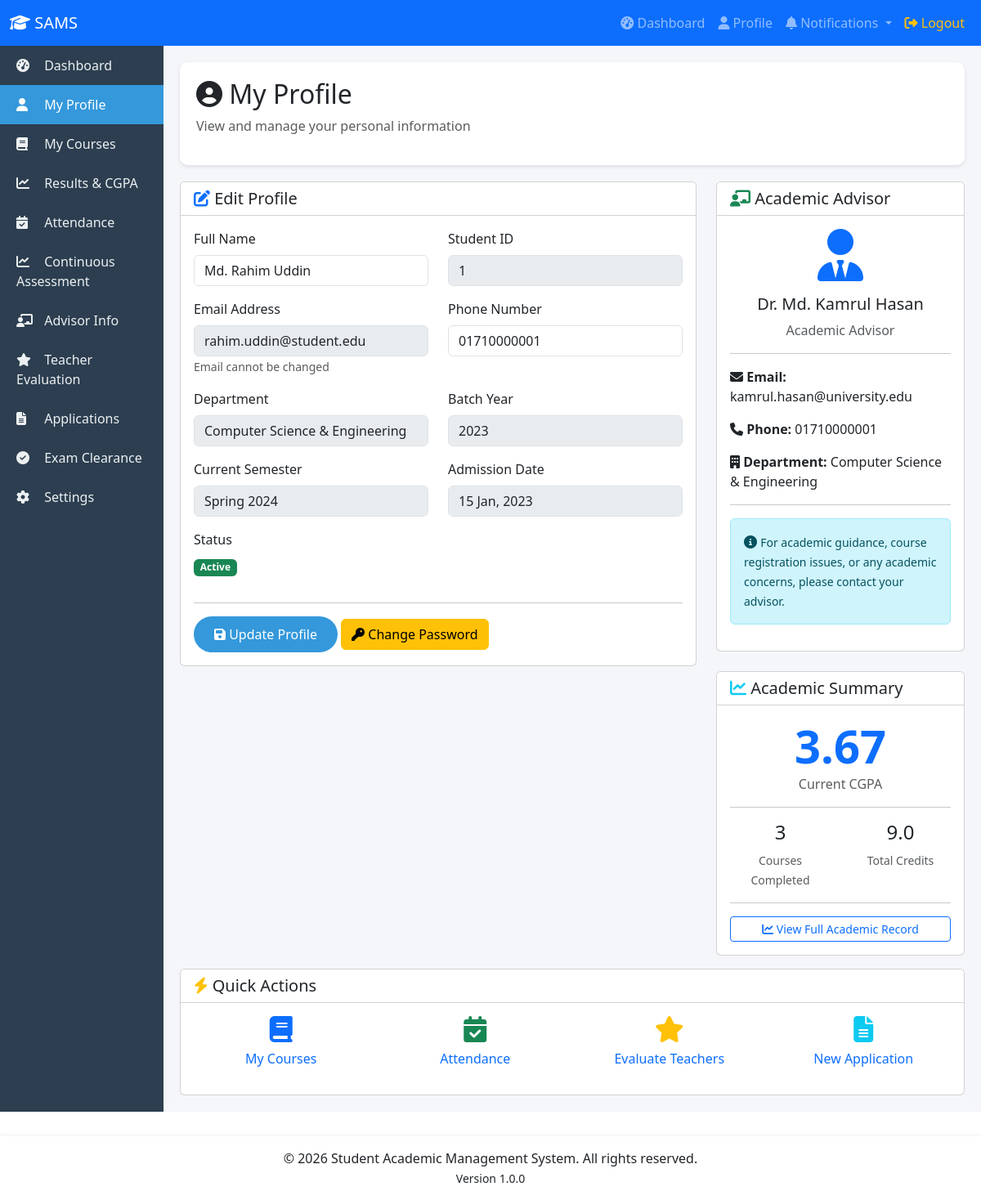
Screenshot of /student/profile.php (signed in) with the database file from the repository.
### tables this page shows
CREATE TABLE student (
    student_id INT AUTO_INCREMENT PRIMARY KEY,
    student_name VARCHAR(100) NOT NULL,
    email VARCHAR(100) UNIQUE NOT NULL,
    password_hash VARCHAR(255) NOT NULL,
    phone VARCHAR(20),
    department_id INT NOT NULL,
    advisor_id INT NOT NULL,
    batch INT,
    current_semester_id INT,
    admission_date DATE,
    status ENUM('active', 'graduated', 'suspended', 'withdrawn') DEFAULT 'active',
    created_at TIMESTAMP DEFAULT CURRENT_TIMESTAMP,
    updated_at TIMESTAMP DEFAULT CURRENT_TIMESTAMP ON UPDATE CURRENT_TIMESTAMP,
    FOREIGN KEY (department_id) REFERENCES department(department_id) ON DELETE RESTRICT ON UPDATE CASCADE,
    FOREIGN KEY (advisor_id) REFERENCES advisor(advisor_id) ON DELETE RESTRICT ON UPDATE CASCADE,
    FOREIGN KEY (current_semester_id) REFERENCES semester(semester_id) ON DELETE SET NULL ON UPDATE CASCADE,
    INDEX idx_student_email (email),
    INDEX idx_student_department (department_id),
    INDEX idx_student_advisor (advisor_id),
    INDEX idx_student_status (status)
);

CREATE TABLE department (
    department_id INT AUTO_INCREMENT PRIMARY KEY,
    department_name VARCHAR(100) NOT NULL,
    building VARCHAR(50),
    established_year YEAR,
    created_at TIMESTAMP DEFAULT CURRENT_TIMESTAMP,
    updated_at TIMESTAMP DEFAULT CURRENT_TIMESTAMP ON UPDATE CURRENT_TIMESTAMP
);

CREATE TABLE semester (
    semester_id INT AUTO_INCREMENT PRIMARY KEY,
    name VARCHAR(10) NOT NULL,
    year INT NOT NULL,
    is_current BOOLEAN DEFAULT FALSE,
    start_date DATE,
    end_date DATE,
    created_at TIMESTAMP DEFAULT CURRENT_TIMESTAMP,
    UNIQUE KEY unique_semester (name, year)
);

CREATE TABLE teacher (
    teacher_id INT AUTO_INCREMENT PRIMARY KEY,
    teacher_name VARCHAR(100) NOT NULL,
    email VARCHAR(100) UNIQUE NOT NULL,
    phone VARCHAR(20),
    designation VARCHAR(50),
    department_id INT NOT NULL,
    joining_date DATE,
    office_room VARCHAR(20),
    created_at TIMESTAMP DEFAULT CURRENT_TIMESTAMP,
    updated_at TIMESTAMP DEFAULT CURRENT_TIMESTAMP ON UPDATE CURRENT_TIMESTAMP,
    FOREIGN KEY (department_id) REFERENCES department(department_id) ON DELETE RESTRICT ON UPDATE CASCADE,
    INDEX idx_teacher_department (department_id),
    INDEX idx_teacher_email (email)
);

### config/database.php (called while the page is built, shortened)
<?php
class Database {
    private static $instance = null;
    private $pdo;
    private function __construct() {
        try {
            $this->pdo = new PDO(
                "mysql:host=" . DB_HOST . ";dbname=" . DB_NAME . ";charset=utf8mb4",
                DB_USER,
                DB_PASS,
                [
                    PDO::ATTR_ERRMODE => PDO::ERRMODE_EXCEPTION,
                    PDO::ATTR_DEFAULT_FETCH_MODE => PDO::FETCH_ASSOC,
                    PDO::ATTR_EMULATE_PREPARES => false
                ]
            );
        } catch(PDOException $e) {
            die("Database Connection Failed: " . $e->getMessage());
        }
    }
    public static function getInstance() {
        if (self::$instance === null) {
            self::$instance = new Database();
        }
        return self::$instance;
    }
    public function getConnection() {
        return $this->pdo;
    }
}
function dbQuery($sql, $params = []) {
    $db = Database::getInstance()->getConnection();
    $stmt = $db->prepare($sql);
    $stmt->execute($params);
    return $stmt;
}
function dbGetRow($sql, $params = []) {
    $stmt = dbQuery($sql, $params);
    return $stmt->fetch();
}
?>

### student/profile.php (the view, shortened to what this page needs)
<?php
$student_id = $_SESSION['user_id'];
$student = dbGetRow("
    SELECT s.*, d.department_name,
           t.teacher_name as advisor_name, t.email as advisor_email, t.phone as advisor_phone,
           sem.name as semester_name, sem.year as semester_year
    FROM student s
    LEFT JOIN department d ON s.department_id = d.department_id
    LEFT JOIN advisor a ON s.advisor_id = a.advisor_id
    LEFT JOIN teacher t ON a.teacher_id = t.teacher_id
    LEFT JOIN semester sem ON s.current_semester_id = sem.semester_id
    WHERE s.student_id = ?
", [$student_id]);
$academic_stats = dbGetRow("
    SELECT
        COUNT(DISTINCT CASE WHEN r.gpa IS NOT NULL THEN r.course_id END) as courses_completed,
        COALESCE(SUM(c.credit), 0) as total_credits,
        COALESCE(ROUND(AVG(r.gpa), 2), 0) as cgpa
    FROM student s
    LEFT JOIN result r ON s.student_id = r.student_id AND r.gpa IS NOT NULL AND r.gpa > 0
    LEFT JOIN course c ON r.course_id = c.course_id
    WHERE s.student_id = ?
", [$student_id]);
?>
<?php include '../includes/header.php'; ?>
<div class="page-header">
    <h2><i class="fas fa-user-circle"></i> My Profile</h2>
    <p class="text-muted">View and manage your personal information</p>
</div>
<div class="row">
    <div class="col-lg-8">
        <div class="card mb-4">
            <div class="card-header bg-white">
                <h5 class="mb-0"><i class="fas fa-edit text-primary"></i> Edit Profile</h5>
            </div>
            <div class="card-body">
                <form method="POST" action="">
                    <div class="row">
                        <div class="col-md-6 mb-3">
                            <label class="form-label">Full Name</label>
                            <input type="text" name="student_name" class="form-control"
                                   value="<?php echo htmlspecialchars($student['student_name']); ?>" required>
                        </div>
                        <div class="col-md-6 mb-3">
                            <label class="form-label">Student ID</label>
                            <input type="text" class="form-control" value="<?php echo $student['student_id']; ?>" disabled>
                        </div>
                        <div class="col-md-6 mb-3">
                            <label class="form-label">Email Address</label>
                            <input type="email" class="form-control" value="<?php echo $student['email']; ?>" disabled>
                            <small class="text-muted">Email cannot be changed</small>
                        </div>
                        <div class="col-md-6 mb-3">
                            <label class="form-label">Phone Number</label>
                            <input type="tel" name="phone" class="form-control"
                                   value="<?php echo $student['phone']; ?>" required>
                        </div>
                        <div class="col-md-6 mb-3">
                            <label class="form-label">Department</label>
                            <input type="text" class="form-control" value="<?php echo $student['department_name']; ?>" disabled>
                        </div>
                        <div class="col-md-6 mb-3">
                            <label class="form-label">Batch Year</label>
                            <input type="text" class="form-control" value="<?php echo $student['batch']; ?>" disabled>
                        </div>
                        <div class="col-md-6 mb-3">
                            <label class="form-label">Current Semester</label>
                            <input type="text" class="form-control"
                                   value="<?php echo $student['semester_name'] . ' ' . $student['semester_year']; ?>" disabled>
                        </div>
                        <div class="col-md-6 mb-3">
                            <label class="form-label">Admission Date</label>
                            <input type="text" class="form-control" value="<?php echo formatDate($student['admission_date']); ?>" disabled>
                        </div>
                        <div class="col-md-12 mb-3">
                            <label class="form-label">Status</label>
                            <div>
                                <?php echo getStatusBadge($student['status']); ?>
                            </div>
                        </div>
                    </div>
                    <hr>
                    <button type="submit" name="update_profile" class="btn btn-primary">
                        <i class="fas fa-save"></i> Update Profile
                    </button>
                    <a href="<?php echo BASE_URL; ?>auth/change-password.php" class="btn btn-warning">
                        <i class="fas fa-key"></i> Change Password
                    </a>
                </form>
            </div>
        </div>
    </div>
    <div class="col-lg-4">
        <div class="card mb-4">
            <div class="card-header bg-white">
                <h5 class="mb-0"><i class="fas fa-chalkboard-user text-success"></i> Academic Advisor</h5>
            </div>
            <div class="card-body">
                <?php if ($student['advisor_name']): ?>
                    <div class="text-center mb-3">
                        <div class="advisor-avatar mx-auto mb-3">
                            <i class="fas fa-user-tie fa-4x text-primary"></i>
                        </div>
                        <h5><?php echo $student['advisor_name']; ?></h5>
                        <p class="text-muted">Academic Advisor</p>
                    </div>
                    <hr>
                    <div class="advisor-details">
                        <p><i class="fas fa-envelope"></i> <strong>Email:</strong> <?php echo $student['advisor_email']; ?></p>
                        <p><i class="fas fa-phone"></i> <strong>Phone:</strong> <?php echo $student['advisor_phone'] ?? 'N/A'; ?></p>
                        <p><i class="fas fa-building"></i> <strong>Department:</strong> <?php echo $student['department_name']; ?></p>
                    </div>
                    <hr>
                    <div class="alert alert-info">
                        <i class="fas fa-info-circle"></i>
                        <small>For academic guidance, course registration issues, or any academic concerns, please contact your advisor.</small>
                    </div>
                <?php endif; ?>
            </div>
        </div>
        <div class="card">
            <div class="card-header bg-white">
                <h5 class="mb-0"><i class="fas fa-chart-line text-info"></i> Academic Summary</h5>
            </div>
            <div class="card-body">
                <div class="text-center mb-3">
                    <div class="display-4 fw-bold text-primary"><?php echo number_format($academic_stats['cgpa'], 2); ?></div>
                    <p class="text-muted">Current CGPA</p>
                </div>
                <hr>
                <div class="row text-center">
                    <div class="col-6">
                        <h4><?php echo $academic_stats['courses_completed']; ?></h4>
                        <small class="text-muted">Courses Completed</small>
                    </div>
                    <div class="col-6">
                        <h4><?php echo $academic_stats['total_credits']; ?></h4>
                        <small class="text-muted">Total Credits</small>
                    </div>
                </div>
                <hr>
                <a href="results.php" class="btn btn-outline-primary btn-sm w-100">
                    <i class="fas fa-chart-line"></i> View Full Academic Record
                </a>
            </div>
        </div>
    </div>
</div>
<div class="row mt-3">
    <div class="col-12">
        <div class="card">
            <div class="card-header bg-white">
                <h5 class="mb-0"><i class="fas fa-bolt text-warning"></i> Quick Actions</h5>
            </div>
            <div class="card-body">
                <div class="row text-center">
                    <div class="col-md-3 col-6 mb-3">
                        <a href="courses.php" class="text-decoration-none">
                            <i class="fas fa-book fa-2x text-primary mb-2 d-block"></i>
                            <span>My Courses</span>
                        </a>
                    </div>
                    <div class="col-md-3 col-6 mb-3">
                        <a href="attendance.php" class="text-decoration-none">
                            <i class="fas fa-calendar-check fa-2x text-success mb-2 d-block"></i>
                            <span>Attendance</span>
                        </a>
                    </div>
                    <div class="col-md-3 col-6 mb-3">
                        <a href="evaluations.php" class="text-decoration-none">
                            <i class="fas fa-star fa-2x text-warning mb-2 d-block"></i>
                            <span>Evaluate Teachers</span>
                        </a>
                    </div>
                    <div class="col-md-3 col-6 mb-3">
                        <a href="applications.php" class="text-decoration-none">
                            <i class="fas fa-file-alt fa-2x text-info mb-2 d-block"></i>
                            <span>New Application</span>
                        </a>
                    </div>
                </div>
            </div>
        </div>
    </div>
</div>
<?php include '../includes/footer.php'; ?>

### includes/functions.php (shortened to what this page needs)
<?php
function getStatusBadge($status) {
    $badges = [
        'pending' => 'warning', 'processing' => 'info', 'approved' => 'success',
        'rejected' => 'danger', 'confirmed' => 'success', 'issued' => 'success',
        'active' => 'success', 'graduated' => 'primary', 'suspended' => 'danger',
        'withdrawn' => 'secondary'
    ];
    $c = $badges[$status] ?? 'secondary';
    return "<span class='badge bg-$c'>" . ucfirst($status) . "</span>";
}
function formatDate($date, $format = DATE_FORMAT) {
    return ($date && $date != '0000-00-00') ? date($format, strtotime($date)) : 'N/A';
}
?>

### assets/style.css (style rules this page uses)
.btn-primary { background: #3498db; border: none; padding: 10px 25px; border-radius: 25px; transition: all 0.3s; }

### includes/header.php (style rules this page uses)
.page-header { background: white; padding: 20px; border-radius: 10px; margin-bottom: 20px; box-shadow: 0 2px 5px rgba(0,0,0,0.1); }

### rows the page displays
student: student_name "Md. Rahim Uddin", student_id "1", email "rahim.uddin@student.edu", phone "01710000001", department.department_name "Computer Science & Engineering", batch "2023", current_semester.year "Spring 2024", admission_date "15 Jan, 2023", status "Active", teacher.teacher_name "Dr. Md. Kamrul Hasan", teacher.email "kamrul.hasan@university.edu", teacher.phone "01710000001"

### other values shown
APP_SHORT_NAME "SAMS"
$academic_stats['cgpa'] "3.67"
$academic_stats['courses_completed'] "3"
$academic_stats['total_credits'] "9.0"
APP_YEAR "2026"
APP_NAME "Student Academic Management System"
APP_VERSION "1.0.0"
